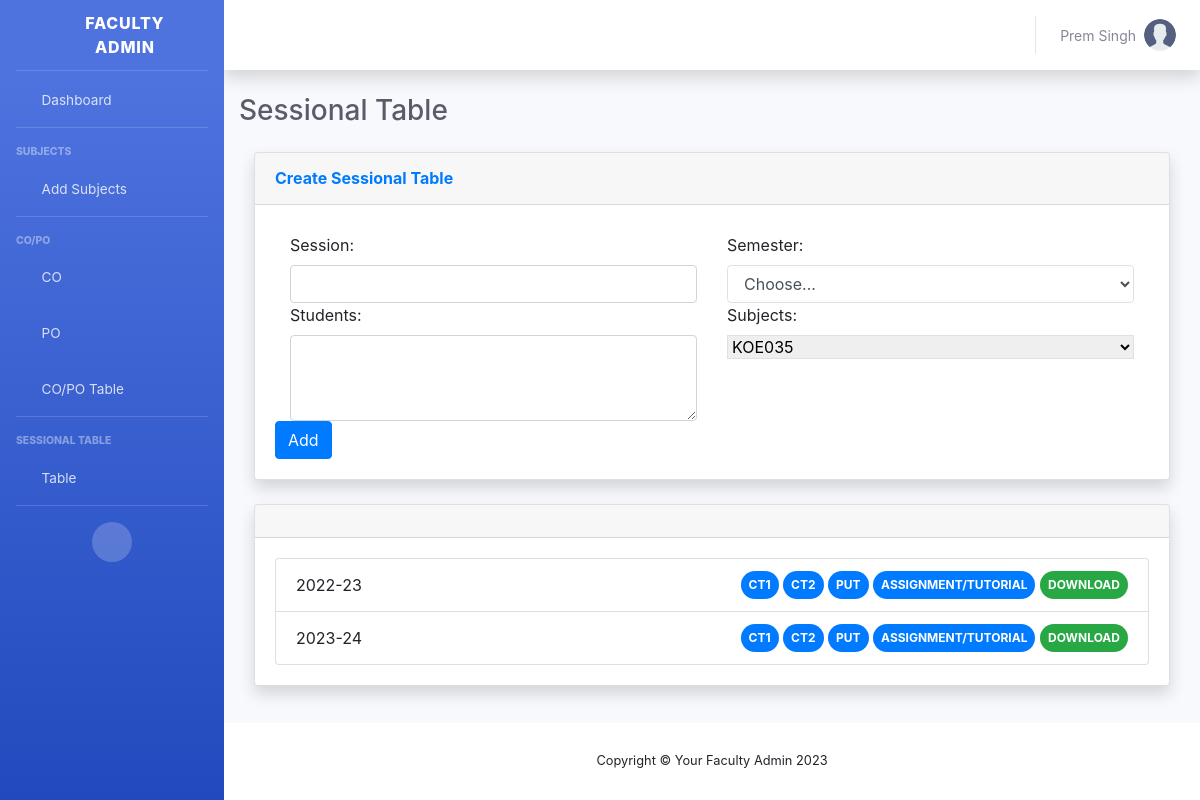
The app's page /sessional-table/ (signed in), older data.
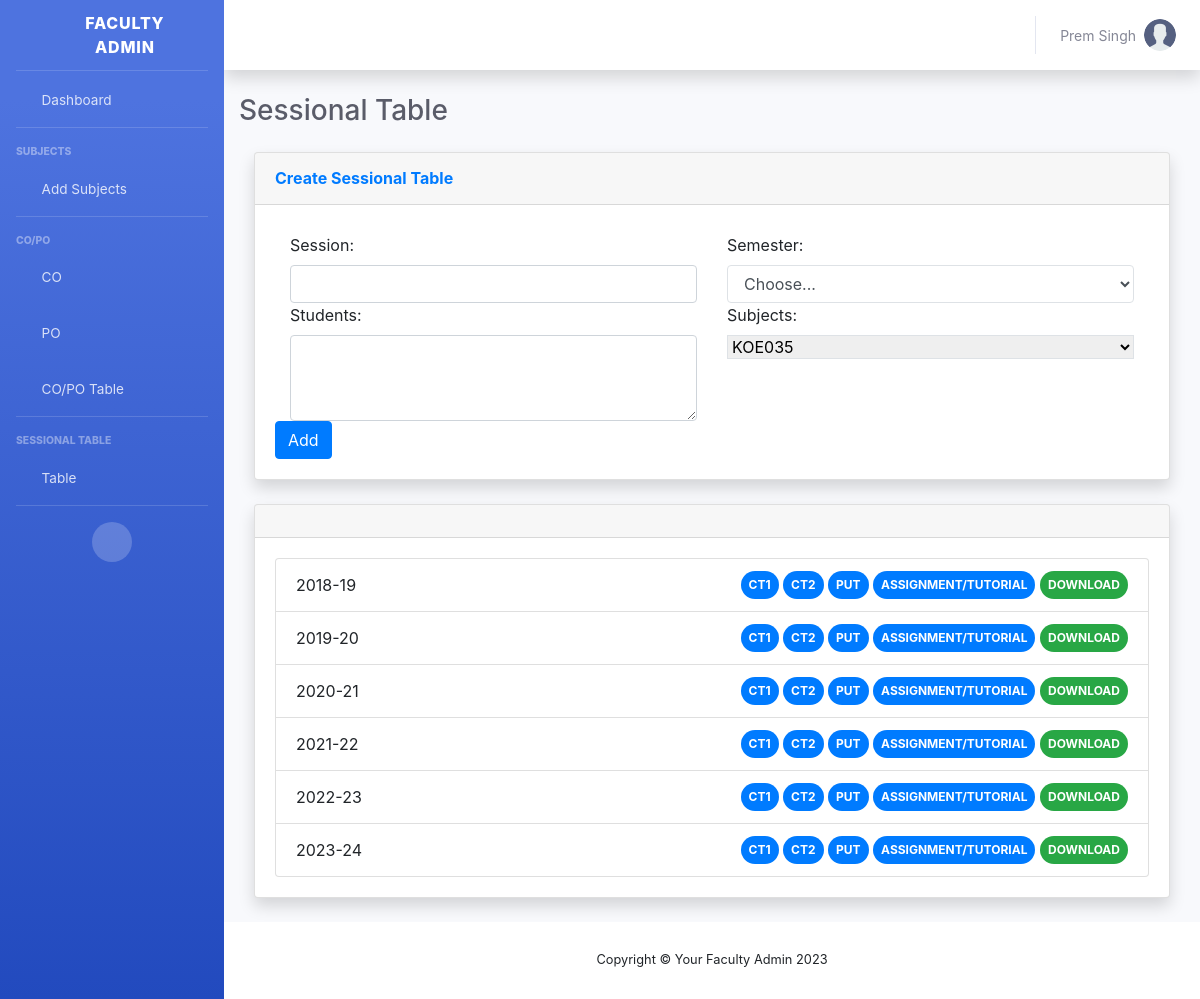
The same page, newer data.
### core/models.py (models this page shows, shortened)
class CustomUser(AbstractUser):
    photo = models.ImageField(upload_to='faculty_profile')
    college = models.ForeignKey(College, on_delete=models.SET_NULL, null=True, blank=True)
    department = models.CharField(max_length=20, choices=department_choices, null=True, blank=True)
    contact_number = models.CharField(max_length=10, null=True, blank=True)
    subjects = models.ManyToManyField(Subject, blank=True)
    is_login_permitted = models.BooleanField(default=False)
    is_editing_table_permitted = models.BooleanField(default=False)

### sessional_co/models.py (models this page shows, shortened)
class SessionalTable(models.Model):
    uuid = models.UUIDField(default=uuid.uuid4, editable=False)
    faculty = models.ForeignKey(CustomUser, on_delete=models.SET_NULL, null=True, blank=True)
    session = models.CharField(max_length=10)
    semester = models.CharField(max_length=10, choices=semester_choices)
    student_info = models.JSONField(blank=True, null=True)
    subject = models.ForeignKey(Subject, null=True, blank=True, on_delete=models.SET_NULL)
    ct1 = models.JSONField(blank=True, null=True)
    ct2 = models.JSONField(blank=True, null=True)
    put = models.JSONField(blank=True, null=True)
    assignment_tutorial = models.JSONField(blank=True, null=True)
    date_created = models.DateTimeField(auto_now_add=True)
    class Meta:
        ordering = ['-date_created']

### sessional_co/views.py (the view, shortened to what this page needs)
# urls.py: path('', views.sessional_list, name="sessional-list"),
def sessional_list(request):
    subjects = Subject.objects.all()
    sessionals = SessionalTable.objects.filter(faculty=request.user)
    context = {
        'subjects': subjects,
        'sessionals': sessionals
    }
    return render(request, 'sessional-list.html', context)

### sessional_co/templates/sessional-list.html (shortened to what this page needs)
{% extends 'base-dash.html' %} {% block title %}Sessional Table{% endblock title %} {% block content %}
<div class="container-fluid">
  <h1 class="h3 mb-4 text-gray-800">Sessional Table</h1>
  <div class="container col-md-12">
    <div class="row">
      <div class="col-12 col-md-12 mb-4">
        <div class="card shadow">
          <div class="card-header py-3 d-flex flex-rowjustify-content-between">
            <h6 class="m-0 font-weight-bold text-primary">
              Create Sessional Table
            </h6>
          </div>
          <div class="card-body">
            <form method="POST">
              <div class="container-fluid">
                <div class="row">
                  <div class="col-6">
                    <label for="id_session" class="form-label">Session:</label>
                    <input type="text" class="form-control" name="session" maxlength="8" required="" id="id_session" />
                  </div>
                  <div class="col-6">
                    <label for="inputState" class="form-label">Semester:</label><br />
                    <select id="inputState" name="semester" class="form-control border">
                      <option class="active">Choose...</option>
                    </select>
                  </div>
                </div>
                <div class="row">
                  <div class="col-6">
                    <label for="id_student_list">Students:</label>
                    <textarea name="student_list" class="form-control" cols="40" rows="3" required=""
                      id="id_student_list"></textarea>
                  </div>
                  <div class="col-6">
                    <label for="inputState" class="form-label">Subjects:</label><br />
                    <select data-live-search="true" id="inputState" name="subject_uuid"
                      class="form-select selectpicker border mb-3 w-100">
                      {% for subject in subjects %}
                      <option value="{{subject.uuid}}">{{subject.code}}</option>
                      {% endfor %}
                    </select>
                  </div>
                </div>
              </div>
              <button type="submit" class="btn btn-primary">Add</button>
            </form>
          </div>
        </div>
      </div>
    </div>
  </div>
  <div class="container col-md-12">
    <div class="row">
      <div class="col-12 col-md-12 mb-4">
        <div class="card shadow">
          <div class="card-header py-3 d-flex flex-row align-items-center justify-content-between">
          </div>
          <div class="card-body">
            <ul class="list-group">
              {% for sessional in sessionals %}
              <li class="list-group-item d-flex align-items-center justify-content-between">
                {{sessional.session}}
                <div>
                  <a href="{% url 'sessional-table-edit' pk=sessional.uuid field='ct1' %}"><span
                      class="badge bg-primary rounded-pill text-white p-2">CT1</span></a>
                  <a href="{% url 'sessional-table-edit' pk=sessional.uuid field='ct2' %}"><span
                      class="badge bg-primary rounded-pill text-white p-2">CT2</span></a>
                  <a href="{% url 'sessional-table-edit' pk=sessional.uuid field='put' %}"><span
                      class="badge bg-primary rounded-pill text-white p-2">PUT</span></a>
                  <a href="{% url 'sessional-table-edit' pk=sessional.uuid field='assignment_tutorial' %}"><span
                      class="badge bg-primary rounded-pill text-white p-2">ASSIGNMENT/TUTORIAL</span></a>
                  <a href="{% url 'test-pdf' pk=sessional.uuid %}"><span
                      class="badge bg-success rounded-pill text-white p-2">DOWNLOAD</span></a>
                </div>
              </li>
              {% endfor %}
            </ul>
          </div>
        </div>
      </div>
    </div>
  </div>
</div>
{% endblock content %}

### core/templates/base-dash.html (shortened to what this page needs)
{% load static %}
<!DOCTYPE html>
<html lang="en">
  <head>
    <link
      href="{% static 'vendor/fontawesome-free/css/all.min.css'%}"
      rel="stylesheet"
      type="text/css"
    />
    <link href="{% static 'css/sb-admin-2.min.css'%}" rel="stylesheet" />
    <link rel="stylesheet" href="https://cdn.jsdelivr.net/npm/bootstrap@4.6.2/dist/css/bootstrap.min.css">
  </head>
  <body id="page-top">
    <div id="wrapper">
      <ul
        class="navbar-nav bg-gradient-primary sidebar sidebar-dark accordion"
        id="accordionSidebar"
      >
        <a
          class="sidebar-brand d-flex align-items-center justify-content-center"
          href="{% url 'dashboard' %}"
        >
          <div class="sidebar-brand-icon rotate-n-15">
            <i class="fas fa-laugh-wink"></i>
          </div>
          <div class="sidebar-brand-text mx-3">Faculty Admin</div>
        </a>
        <hr class="sidebar-divider my-0" />
        <li class="nav-item">
          <a class="nav-link" href="{% url 'dashboard' %}">
            <i class="fas fa-fw fa-tachometer-alt"></i>
            <span>Dashboard</span></a
          >
        </li>
        <hr class="sidebar-divider" />
        <div class="sidebar-heading">Subjects</div>
        <li class="nav-item">
          <a
            class="nav-link"
            href="{% url 'add-subject' %}"
            aria-expanded="true"
          >
            <i class="fas fa-fw fa-cog"></i>
            <span>Add Subjects</span>
          </a>
        </li>
        <hr class="sidebar-divider" />
        <div class="sidebar-heading">CO/PO</div>
        <li class="nav-item">
          <a class="nav-link" href="{% url 'add-co' %}">
            <i class="fas fa-fw fa-folder"></i>
            <span>CO</span>
          </a>
        </li>
        <li class="nav-item">
          <a class="nav-link collapsed" href="{% url 'add-po' %}">
            <i class="fas fa-fw fa-pen"></i>
            <span>PO</span>
          </a>
        </li>
        <li class="nav-item">
          <a class="nav-link collapsed" href="{% url 'co-po-table' %}">
            <i class="fas fa-fw fa-table"></i>
            <span>CO/PO Table</span>
          </a>
        </li>
        <hr class="sidebar-divider" />
        <div class="sidebar-heading">Sessional Table</div>
        <li class="nav-item">
          <a class="nav-link" href="{% url 'sessional-list' %}">
            <i class="fas fa-fw fa-folder"></i>
            <span>Table</span>
          </a>
        </li>
        <hr class="sidebar-divider d-none d-md-block" />
        <div class="text-center d-none d-md-inline">
          <button class="rounded-circle border-0" id="sidebarToggle"></button>
        </div>
      </ul>
      <div id="content-wrapper" class="d-flex flex-column">
        <div id="content">
          <nav
            class="navbar navbar-expand navbar-light bg-white topbar mb-4 static-top shadow"
          >
            <ul class="navbar-nav ml-auto">
              <li class="nav-item dropdown no-arrow">
                <a
                  class="nav-link dropdown-toggle"
                  href="#"
                  id="userDropdown"
                  role="button"
                  data-toggle="dropdown"
                  aria-haspopup="true"
                  aria-expanded="false"
                >
                  <span class="mr-2 d-none d-lg-inline text-gray-600 small"
                    >{{request.user.first_name}}
                    {{request.user.last_name}}</span
                  >
                  <img
                    class="img-profile rounded-circle"
                    src="{{request.user.photo.url}}"
                  />
                </a>
              </li>
            </ul>
          </nav>
          {% block content %} {% endblock content %}
        </div>
        <footer class="sticky-footer bg-white">
          <div class="container my-auto">
            <div class="copyright text-center my-auto">
              <span>Copyright © Your Faculty Admin 2023</span>
            </div>
          </div>
        </footer>
      </div>
    </div>
    <link rel="stylesheet" href="https://cdn.jsdelivr.net/npm/bootstrap-select@1.13.14/dist/css/bootstrap-select.min.css">
  </body>
</html>

Row changes from the older to the newer data that the page shows:
added SessionalTable: session "2018-19"
added SessionalTable: session "2019-20"
added SessionalTable: session "2020-21"
added SessionalTable: session "2021-22"
